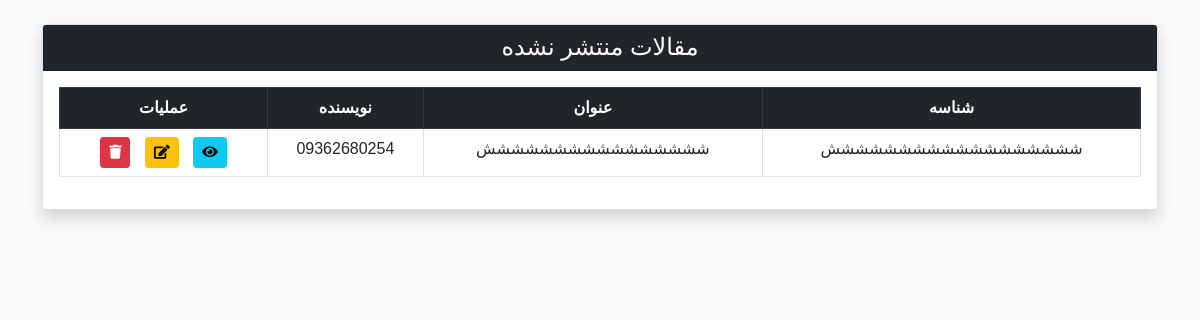
The page /blog-uncomplete/ (signed in) on the database as committed earlier.
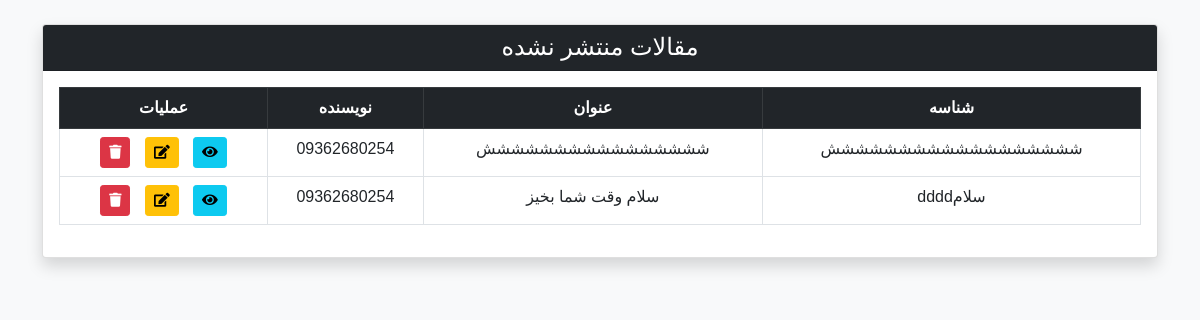
The same page on the database as committed later.
### blog/models.py (models this page shows, shortened)
class Post(models.Model):
    title = models.CharField(max_length=200)
    content = RichTextField()
    image = models.ImageField(upload_to="blog/posts")
    category = models.CharField(max_length=50, choices=Category.choices)
    subcategory = models.CharField(max_length=50, choices=SubCategory.choices, blank=True, null=True)
    slug = models.CharField(max_length=255, unique=True)
    author = models.ForeignKey(Client, on_delete=models.CASCADE)
    published_date = models.DateField(default=now)
    is_published = models.BooleanField(default=False)
    price = models.CharField(max_length=100, null=True, blank=True)
    summery = models.CharField(max_length=150, null=True, blank=True)

### users/models.py (models this page shows)
class Client(AbstractUser):
    name = models.CharField(max_length=120, null=True, blank=True)
    username = models.CharField(max_length=11, unique=True)
    is_questioned = models.BooleanField(default=False)
    otp = models.IntegerField(null=True, blank=True)
    timestamp = models.DateTimeField(default=now)
    USERNAME_FIELD = 'username'
    REQUIRED_FIELDS = []

### users/admin/user_list.py (the view)
# urls.py: path('blog-uncomplete/',uncomplete_blog, name='uncomplete_blog'),
def uncomplete_blog(request):
    if request.user.is_staff:
        blogs = Post.objects.filter(is_published=False)
        return render(request, 'users/blog_uncomplete.html', {'blogs': blogs})
    else:
        return redirect('users:login')

### users/templates/users/blog_uncomplete.html (shortened to what this page needs)
<!DOCTYPE html>
<html lang="fa" dir="rtl">
<head>
    <link rel="stylesheet" href="https://cdn.jsdelivr.net/npm/bootstrap@5.0.2/dist/css/bootstrap.rtl.min.css">
    <link rel="stylesheet" href="https://cdnjs.cloudflare.com/ajax/libs/font-awesome/5.15.4/css/all.min.css">
</head>
<body>
    <div class="container py-4">
        <div class="card shadow">
            <div class="card-header bg-dark text-white">
                <h4 class="mb-0 text-center">مقالات منتشر نشده</h4>
            </div>
            <div class="card-body">
                <div class="table-responsive">
                    <table class="table table-hover table-bordered">
                        <thead class="table-dark">
                            <tr>
                                <th class="text-center">شناسه</th>
                                <th class="text-center">عنوان</th>
                                <th class="text-center">نویسنده</th>
                                <th class="text-center">عملیات</th>
                            </tr>
                        </thead>
                        <tbody>
                            {% for b in blogs %}
                                <tr>
                                    <td class="text-center">{{ b.slug }}</td>
                                    <td class="text-center">{{ b.title }}</td>
                                    <td class="text-center">{{ b.author }}</td>
                                    <td class="text-center action-buttons">
                                        <a href="{% url 'blog:blogpage' slug=b.slug %}" class="btn btn-sm btn-info" title="مشاهده">
                                            <i class="fas fa-eye"></i>
                                        </a>
                                        <a href="{% url 'blog:PostEdit' id=b.id %}" class="btn btn-sm btn-warning" title="ویرایش">
                                            <i class="fas fa-edit"></i>
                                        </a>
                                        <a href="{% url 'delete_blog' id=b.id %}" class="btn btn-sm btn-danger" title="حذف">
                                            <i class="fas fa-trash"></i>
                                        </a>
                                    </td>
                                </tr>
                            {% empty %}
                                <tr>
                                    <td colspan="4" class="text-center">هیچ مقاله منتشر نشده‌ای وجود ندارد.</td>
                                </tr>
                            {% endfor %}
                        </tbody>
                    </table>
                </div>
            </div>
        </div>
    </div>
</body>
</html>

Rows that differ between the two databases and show on the page:
added Post: slug "سلامdddd", title "سلام وقت شما بخیز", author "09362680254"
